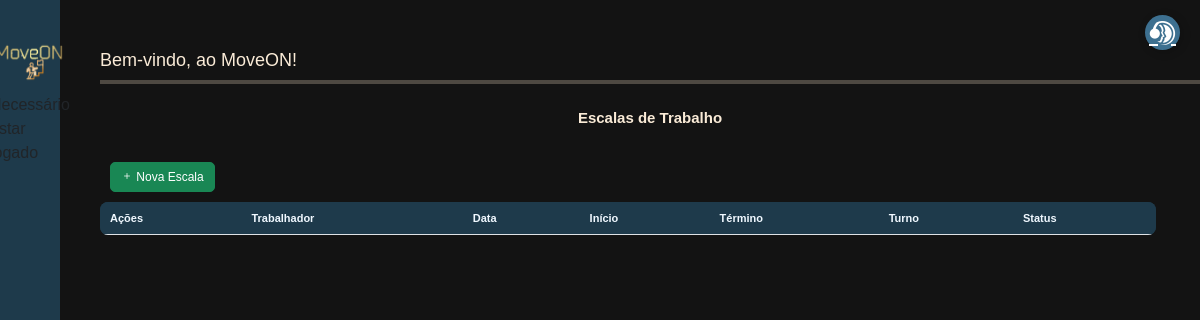
The app's page /workschedule/work-schedules/, older data.
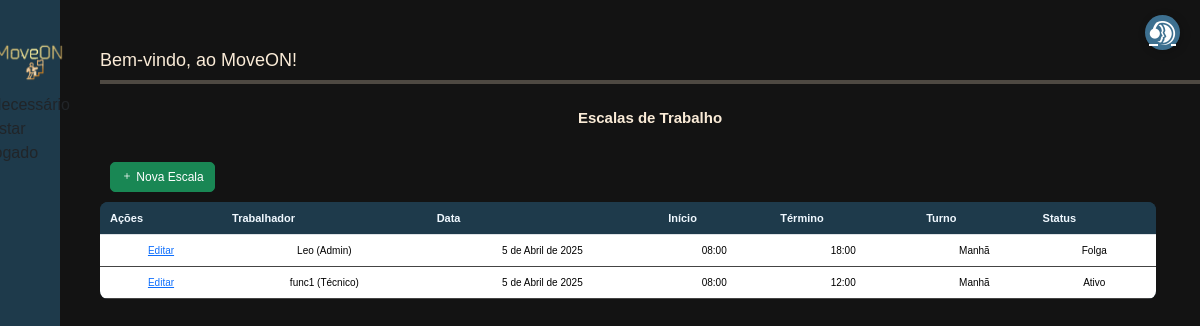
The same page, newer data.
### work_schedule/models.py (models this page shows, shortened)
class WorkSchedule(models.Model):
    SHIFT_CHOICES = [
        ('morning', 'Manhã'),
        ('afternoon', 'Tarde'),
        ('night', 'Noite')
    ]
    STATUS_CHOICES= [
        ('active', 'Ativo'),
        ('day_off', 'Folga'),
        ('absent', 'Ausente')
    ]
    worker = models.ForeignKey(settings.AUTH_USER_MODEL, on_delete=models.CASCADE, null=True, blank=True)
    date = models.DateField()
    start_time = models.TimeField()
    end_time = models.TimeField()
    shift_type = models.CharField(max_length=10, choices=SHIFT_CHOICES)
    status = models.CharField(max_length=10, choices=STATUS_CHOICES, default='active')
    override_day_off = models.BooleanField(default=False)  # Permite edição manual da folga
    created_at = models.DateTimeField(auto_now_add=True)
    updated_at = models.DateTimeField(auto_now=True)
    class Meta:
        unique_together = ('worker', 'date', 'start_time', 'end_time')
        ordering = ['date', 'start_time']
        db_table = 'workschedule'

### move_on/models.py (models this page shows)
class User(AbstractUser):
    client = models.ForeignKey(Profile, on_delete=models.CASCADE, related_name="users", null=True, blank=True, db_column='client')
    role = models.ForeignKey(Role, on_delete=models.SET_NULL, null=True, blank=True, db_column='role')
    groups = models.ManyToManyField(
        'auth.Group',
        related_name='move_on_users',
        blank=True
    )
    user_permissions = models.ManyToManyField(
        'auth.Permission',
        related_name='move_on_users',
        blank=True
    )
    class Meta:
        db_table = "users"
    def __str__(self):
        return f"{self.username} ({self.role})" if self.role else self.username

class Role(models.Model):
    name = models.CharField("Nome do Papel", max_length=50, unique=True)
    description = models.TextField("Descrição", blank=True, null=True)
    class Meta:
        db_table = "roles"
    def __str__(self):
        return self.name

### work_schedule/views.py (the view)
# urls.py: path('work-schedules/', WorkScheduleListView.as_view(), name='work_schedule_list'),
class WorkScheduleListView(ListView):
    model = WorkSchedule
    template_name = 'schedule/work_schedule_list.html'
    context_object_name = 'schedules'

### work_schedule/templates/schedule/work_schedule_list.html (shortened to what this page needs)
{% extends "Menu/menu.html" %} {% block content %}
<link rel="stylesheet" href="https://cdn.jsdelivr.net/npm/bootstrap-icons/font/bootstrap-icons.css" />
<h4 style="margin: 25px; text-align: center">
     Escalas de Trabalho
</h4>
<a href="{% url 'work_schedule_create' %}" class="btn btn-success" style="margin: 10px">
    <i class="bi bi-plus"></i>
    Nova Escala
</a>
<div class="table-responsive">
    <table class="table table-sm table-striped">
        <thead class="text-center">
            <tr>
                <th>Ações</th>
                <th>Trabalhador</th>
                <th>Data</th>
                <th>Início</th>
                <th>Término</th>
                <th>Turno</th>
                <th>Status</th>
            </tr>
            {% for schedule in schedules %}
            <tr>
                <td><a href="{% url 'work_schedule_edit' schedule.id %}">Editar</a></td>
                <td>{{ schedule.worker }}</td>
                <td>{{ schedule.date }}</td>
                <td>{{ schedule.start_time }}</td>
                <td>{{ schedule.end_time }}</td>
                <td>{{ schedule.get_shift_type_display }}</td>
                <td>{{ schedule.get_status_display }}</td>
            </tr>
            {% endfor %}
    </table>
    {% endblock %}

### move_on/templates/Menu/menu.html (shortened to what this page needs)
{% load static %}
<head>
  <link href="https://cdn.jsdelivr.net/npm/bootstrap@5.3.3/dist/css/bootstrap.min.css" rel="stylesheet" />
  <link rel="stylesheet" href="https://cdnjs.cloudflare.com/ajax/libs/font-awesome/6.5.1/css/all.min.css" />
  <link rel="stylesheet" href="{% static 'css/styles.css' %}" />
</head>
<body>
  <nav class="sidebar">
    <h6> <img src="{% static 'image/moveon.png' %}" style="width: 100px; height:50px;"></h6>
    {% if user.is_authenticated %}
    <a href="/" data-bs-toggle="tooltip" data-bs-placement="right" title="Home">
      <i class="fas fa-home"></i> <span>Home</span>
    </a>
    <a href="{% url 'ticket_list' %}" data-bs-toggle="tooltip" data-bs-placement="right" title="Chamados">
      <i class="fas fa-tasks"></i> <span>Chamados</span>
    </a>
    <a href="{%url 'profile_list'%}" data-bs-toggle="tooltip" data-bs-placement="right" title="Clientes">
      <i class="fas fa-users"></i> <span>Clientes</span>
    </a>
    <a href="{% url 'params' %}" data-bs-toggle="tooltip" data-bs-placement="right" title="Configurações">
      <i class="fas fa-cogs"></i> <span>Configurações</span>
    </a>
    <a href="{% url 'chat_admin_panel' %}" data-bs-toggle="tooltip" data-bs-placement="right" title="Painel">
      <i class="fa-solid fa-comment-dots"></i><span>Painel ADM</span>
    </a>
    <form method="POST" action="{% url 'logout' %}">
      {% csrf_token %}
      <button type="submit" class="btn btn-danger-2 w-100">Logout</button>
    </form>
    {% else %}
    <p>Necessário estar logado</p>
    {% endif %}
  </nav>
  <div class="content">
    <h3>
      {% block title %}Bem-vindo, {{ user.username }} ao MoveON!{% endblock %}
    </h3>
    <div class="bar-tab-color-preview">
      <hr style="border: none; height: 4px; background-color:blanchedalmond; margin: 0;">
    </div>
    {% block content %}{% endblock %}
  </div>
  <a href="{% url 'ticket_form' %}" class="support-btn" data-bs-toggle="tooltip" data-bs-placement="left"
    title="Novo Chamado">
    <i class="fa-brands fa-teamspeak"></i>
  </a>
</body>
</html>

### move_on/static/css/styles.css (style rules this page uses)
body { background-color: rgb(19, 19, 19); }
* { font-family: Verdana, Geneva, Tahoma, sans-serif; }
.sidebar { width: 60px; height: 100vh; background: #1e3a4b; position: fixed; top: 0; left: 0; display: flex; flex-direction: column; align-items: center; padding-top: 35px; transition: width 0.5s ease; }
h4, h6 { color: antiquewhite; font-weight: bolder; font-size: 15px; }
h3 { color: antiquewhite; font-size: 18px; }
.content { margin-left: 100px; margin-top: 50px; }
.support-btn { position: fixed; top: 15px; right: 20px; background: #3d7090; color: white; border-radius: 50%; width: 35px; height: 35px; display: flex; align-items: center; justify-content: center; font-size: 1.5rem; box-shadow: 2px 2px 10px rgba(0, 0, 0, 0.2); transition: transform 0.2s ease-in-out; z-index: 1000; }
.table { width: 96%; border-collapse: collapse; background-color: #1e3a4b; border-radius: 8px; overflow: hidden; padding: 25px; }
.table th { background-color: #1e3a4b; color: aliceblue; padding: 10px; text-align: left; font-size: 11px; }
.table td { padding: 10px; border-bottom: 1px solid #444; font-size: 10px; }
.btn { padding: 5px 10px; font-size: 12px; border-radius: 5px; }

Row changes from the older to the newer data that the page shows:
added WorkSchedule: worker "Leo (Admin)", date "5 de Abril de 2025", start_time "08:00", end_time "18:00", shift_type "Manhã", status "Folga"
added WorkSchedule: worker "func1 (Técnico)", date "5 de Abril de 2025", start_time "08:00", end_time "12:00", shift_type "Manhã", status "Ativo"
